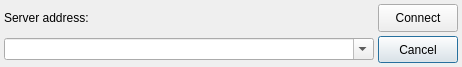
<?xml version="1.0" encoding="UTF-8"?>
<ui version="4.0">
 <class>ConnectToServerDialog</class>
 <widget class="QDialog" name="ConnectToServerDialog">
  <property name="geometry">
   <rect>
    <x>0</x>
    <y>0</y>
    <width>462</width>
    <height>67</height>
   </rect>
  </property>
  <property name="windowTitle">
   <string>Connect to server</string>
  </property>
  <property name="windowIcon">
   <iconset resource="../../resources/vsedit-job-server-watcher.qrc">
    <normaloff>:/link.png</normaloff>:/link.png</iconset>
  </property>
  <layout class="QGridLayout" name="gridLayout" rowstretch="1,1" columnstretch="1,0">
   <property name="leftMargin">
    <number>4</number>
   </property>
   <property name="topMargin">
    <number>4</number>
   </property>
   <property name="rightMargin">
    <number>4</number>
   </property>
   <property name="bottomMargin">
    <number>4</number>
   </property>
   <property name="spacing">
    <number>4</number>
   </property>
   <item row="0" column="0">
    <widget class="QLabel" name="label">
     <property name="text">
      <string>Server address:</string>
     </property>
    </widget>
   </item>
   <item row="0" column="1">
    <widget class="QPushButton" name="connectButton">
     <property name="sizePolicy">
      <sizepolicy hsizetype="Minimum" vsizetype="Expanding">
       <horstretch>0</horstretch>
       <verstretch>0</verstretch>
      </sizepolicy>
     </property>
     <property name="text">
      <string>Connect</string>
     </property>
    </widget>
   </item>
   <item row="1" column="0">
    <widget class="QComboBox" name="serverAddressComboBox">
     <property name="editable">
      <bool>true</bool>
     </property>
    </widget>
   </item>
   <item row="1" column="1">
    <widget class="QPushButton" name="cancelButton">
     <property name="sizePolicy">
      <sizepolicy hsizetype="Minimum" vsizetype="Expanding">
       <horstretch>0</horstretch>
       <verstretch>0</verstretch>
      </sizepolicy>
     </property>
     <property name="text">
      <string>Cancel</string>
     </property>
     <property name="default">
      <bool>true</bool>
     </property>
    </widget>
   </item>
  </layout>
 </widget>
 <resources>
  <include location="../../resources/vsedit-job-server-watcher.qrc"/>
 </resources>
 <connections/>
</ui>
